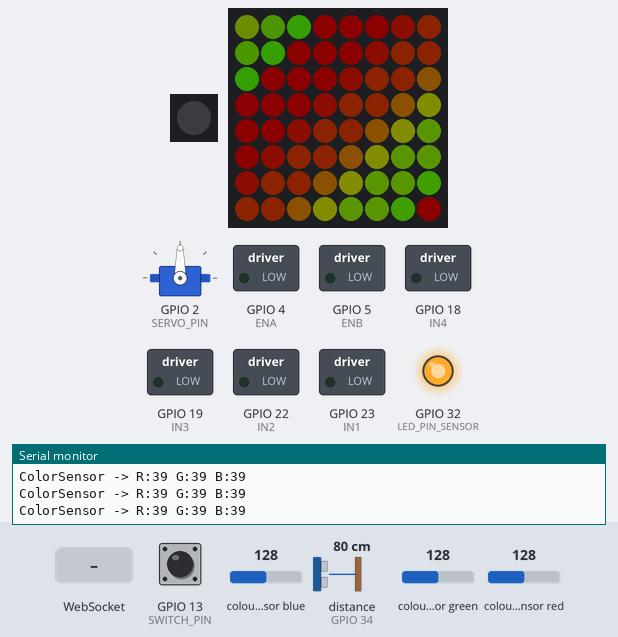
The sketch below on a simulated ESP32. Shown: servo, 1 RGB LEDs in strip order, left to right, 8×8 RGB LED matrix (first LED top left, wired row by row), switched loads named in the sketch (green lamp = pin HIGH), output pins drawn as LEDs (lit = HIGH), the last lines printed to the serial monitor. Wiring (inferred from the names in the program): ultrasonic range finder: trigger GPIO 15; echo GPIO 34; TCS3200 colour sensor: output GPIO 33; S2 GPIO 26; S3 GPIO 25; S0 GPIO 14; S1 GPIO 27. The inputs (shaded band) are chosen by the test bench; at power-on: GPIO 13 (SWITCH_PIN) HIGH, colour sensor blue 128, distance to the obstacle (sensor on GPIO 34) 80 cm, colour sensor green 128, colour sensor red 128. The echo pulse lasts 58.3 µs per cm; dim RGB values are drawn brighter than linear; WiFi joins after 1.5 s; servers stay silent unless stated; pins used as bus, display or sensor lines are not drawn.

Above: at 2.77 s.
2.8 s: GPIO 13 (SWITCH_PIN) pulled LOW for 0.15 s
At 3.6 s:
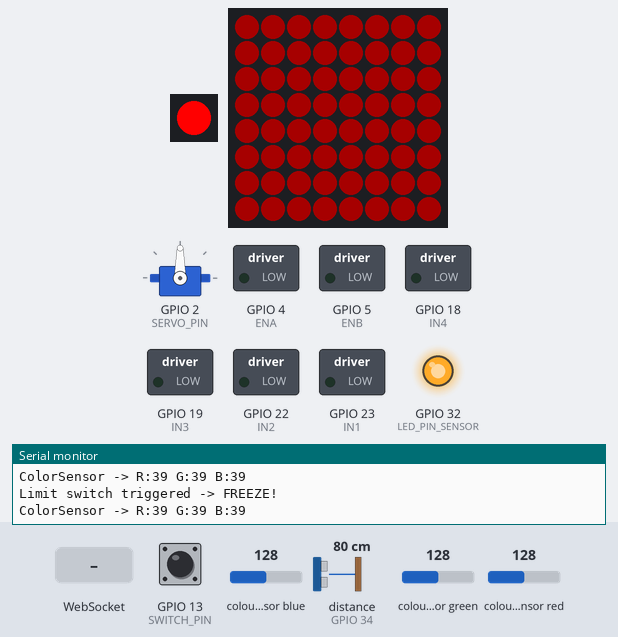
4.4 s: WebSocket text "W" received
5.9 s: WebSocket text "A" received
7.4 s: WebSocket text "S" received
At 34.3 s:
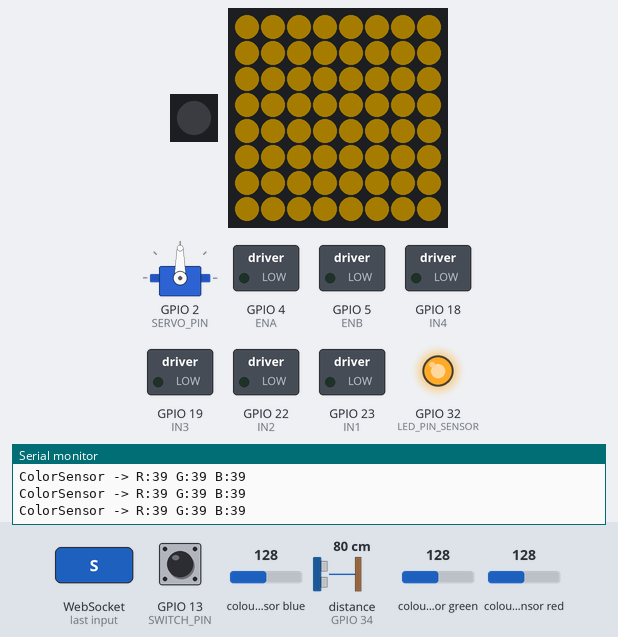
Timing chart, 0 to 34.5 s (numbered marks = the images above; inputs shaded):
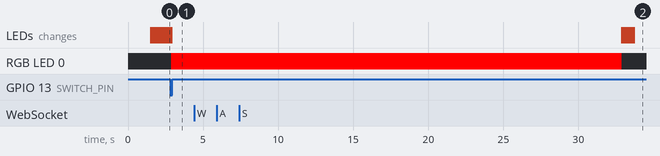

Measured:
- after the input at 2.8 s, the LEDs: first differ from a run without the input after 0.06 s (image 1)

The sketch:

openAIO1code.ino
```cpp
/**************************************************************
 * ESP32 WebSocket Client + Autonomous Sensor Logic
 *
 * Hardware/Pin Definitions remain as you specified:
 *   - Color Sensor: S0=14, S1=27, S2=26, S3=25, OUT=33, LED=32
 *   - Ultrasonic: TRIG=15, ECHO=34
 *   - NeoPixel Strip on pin 16 (1 pixel)
 *   - NeoMatrix 8x8 on pin 21
 *   - Single Limit Switch on pin 13
 *   - Motors: IN1=23, IN2=22, ENA=4, IN3=19, IN4=18, ENB=5
 *   - Servo on pin 2
 **************************************************************/

#include <WiFi.h>
#include <WebSocketsClient.h>
#include <Adafruit_NeoPixel.h>
#include <Adafruit_NeoMatrix.h>
#include <Servo.h>
#include <ezButton.h>

// ------------------ Wi-Fi + WebSocket Config ------------------
const char* WIFI_SSID     = "Hacker";
const char* WIFI_PASSWORD = "mo123456";

// Replace this with the IP address (or hostname) of the machine
// running your Python WebSocket server. If your Python server is at
// 192.168.1.100 on port 8765, you do:
const char* WEBSOCKET_HOST = "192.168.36.113";
uint16_t    WEBSOCKET_PORT = 8765;

// -------------- Pin Definitions (as specified) ---------------
#define S0 14
#define S1 27
#define S2 26
#define S3 25
#define OUT 33
#define LED_PIN_SENSOR 32

#define ULTRASONIC_TRIGGER 15
#define ULTRASONIC_ECHO    34

#define LED_PIN_NEOPIXEL_STRIP 16   // 1 Pixel
#define LED_PIN_NEOMATRIX       21  // 8x8 Matrix
#define SWITCH_PIN              13
#define NUM_LEDS_STRIP          1

#define SERVO_PIN 2

#define IN1 23
#define IN2 22
#define ENA 4
#define IN3 19
#define IN4 18
#define ENB 5

// ------------------- Color Sensor Calibration ---------------
int R_Min = 45, R_Max = 950;
int G_Min = 45, G_Max = 1300;
int B_Min = 40, B_Max = 1150;

int redValue = 0, greenValue = 0, blueValue = 0;

// ------------------ Objects & Global Variables --------------
WebSocketsClient webSocket;
Servo servoMotor;

// NeoPixel Strip
Adafruit_NeoPixel strip(NUM_LEDS_STRIP, LED_PIN_NEOPIXEL_STRIP, NEO_GRB + NEO_KHZ800);

// NeoMatrix
Adafruit_NeoMatrix matrix = Adafruit_NeoMatrix(
  8, 8, LED_PIN_NEOMATRIX,
  NEO_MATRIX_TOP + NEO_MATRIX_LEFT +
  NEO_MATRIX_ROWS + NEO_MATRIX_PROGRESSIVE,
  NEO_GRB + NEO_KHZ800
);

// Limit Switch
ezButton limitSwitch(SWITCH_PIN);

// Tracking ignoring commands if BLUE is seen
bool ignoringCommands = false;
unsigned long ignoringStartTime = 0;
const unsigned long IGNORE_DURATION_MS = 5000; // 5 seconds

// Freeze / Halt logic
bool isFrozen = false;       // for limit switch triggers
unsigned long freezeStartTime = 0;
const unsigned long FREEZE_DURATION_MS = 30000; // 30 seconds

// Basic servo logic
bool servoMovingForward = true;
unsigned long lastServoMoveTime = 0;
const unsigned long servoInterval = 500; // 0.5s

// Movement states
bool isMovingForward = false;

// Matrix Rainbow
unsigned long lastMatrixUpdate = 0;
const unsigned long matrixInterval = 50; // 50ms
uint16_t hue = 0;

// -------------------------------------------------------------------------
// SETUP
// -------------------------------------------------------------------------
void setup() {
  Serial.begin(115200);
  Serial.println("Serial communication started");

  // Initialize limit switch
  limitSwitch.setDebounceTime(50);
  pinMode(SWITCH_PIN, INPUT_PULLUP);

  // Initialize color sensor
  pinMode(S0, OUTPUT);
  pinMode(S1, OUTPUT);
  pinMode(S2, OUTPUT);
  pinMode(S3, OUTPUT);
  pinMode(OUT, INPUT);
  pinMode(LED_PIN_SENSOR, OUTPUT);
  digitalWrite(LED_PIN_SENSOR, HIGH); // Turn on the color sensor LED
  digitalWrite(S0, HIGH);
  digitalWrite(S1, LOW); // Frequency scaling to 20%

  // Initialize ultrasonic
  pinMode(ULTRASONIC_TRIGGER, OUTPUT);
  pinMode(ULTRASONIC_ECHO, INPUT);

  // Initialize motors
  pinMode(IN1, OUTPUT);
  pinMode(IN2, OUTPUT);
  pinMode(ENA, OUTPUT);
  pinMode(IN3, OUTPUT);
  pinMode(IN4, OUTPUT);
  pinMode(ENB, OUTPUT);
  stopAll(); // Start with everything stopped

  // Initialize servo
  servoMotor.attach(SERVO_PIN);
  servoMotor.write(90); // Neutral

  // Initialize NeoPixel Strip
  strip.begin();
  strip.show(); // Off

  // Initialize NeoMatrix
  matrix.begin();
  matrix.setTextWrap(false);
  matrix.setBrightness(40);
  matrix.fillScreen(0);
  matrix.show();

  // Connect to WiFi
  connectToWiFi();

  // Setup WebSocket
  webSocket.onEvent(webSocketEvent);
  // Connect to your Python server
  // (the path "/" can be changed if your Python server expects a different URL)
  webSocket.begin(WEBSOCKET_HOST, WEBSOCKET_PORT, "/");
  webSocket.setReconnectInterval(5000);

  Serial.println("Setup complete.");
}

// -------------------------------------------------------------------------
// LOOP
// -------------------------------------------------------------------------
void loop() {
  limitSwitch.loop();
  webSocket.loop(); // Continuously process WebSocket events

  // Check if ignoring commands due to BLUE color
  if (ignoringCommands && (millis() - ignoringStartTime >= IGNORE_DURATION_MS)) {
    ignoringCommands = false;
    Serial.println("Resuming command acceptance after BLUE detection timeout.");
  }

  // Check if we're frozen by limit switch
  if (isFrozen) {
    // If the 30s freeze is up, unfreeze
    if (millis() - freezeStartTime >= FREEZE_DURATION_MS) {
      isFrozen = false;
      Serial.println("Freeze period ended. Resuming operations.");
      turnNeoPixelOff();
      matrix.fillScreen(0); // Turn off matrix or resume rainbow
      matrix.show();
    } else {
      // While frozen, ensure motors are stopped, do nothing else
      stopAll();
      return;
    }
  }

  // Check limit switch
  if (limitSwitch.isPressed()) {
    Serial.println("Limit switch triggered -> FREEZE!");
    freezeOperations();
  }

  // Check color sensor
  checkColorSensor(); // If BLUE is found, ignoringCommands is set for 5s

  // Check ultrasonic sensor for < 30cm => Attack
  float distance = readUltrasonicDistance();
  if (distance > 0 && distance < 30.0) {
    Serial.println("Ultrasonic < 30cm -> auto Attack!");
    attackServo();
  }

  // NeoMatrix rainbow
  updateNeoMatrix();

  delay(10); // small delay to avoid flooding
}

// -------------------------------------------------------------------------
// WIFI + WEBSOCKET
// -------------------------------------------------------------------------
void connectToWiFi() {
  WiFi.mode(WIFI_STA);
  WiFi.begin(WIFI_SSID, WIFI_PASSWORD);
  Serial.print("Connecting to WiFi...");
  while (WiFi.status() != WL_CONNECTED) {
    delay(500);
    Serial.print(".");
  }
  Serial.println("\nConnected. IP address: " + WiFi.localIP().toString());
}

// WebSocket event callback
void webSocketEvent(WStype_t type, uint8_t * payload, size_t length) {
  switch(type) {
    case WStype_DISCONNECTED:
      Serial.printf("[WebSocket] Disconnected!\n");
      break;
    case WStype_CONNECTED:
      Serial.printf("[WebSocket] Connected to server\n");
      break;
    case WStype_TEXT: {
      // We received a text message from the Python server
      if (length == 0) return;
      String cmd = String((char*)payload).substring(0, length);
      Serial.print("Received WebSocket cmd: ");
      Serial.println(cmd);

      // If we are ignoring commands (BLUE color detected), skip.
      if (ignoringCommands) {
        Serial.println("Ignoring incoming command due to BLUE detection.");
        return;
      }
      // If frozen (limit switch triggered), skip.
      if (isFrozen) {
        Serial.println("Commands ignored - robot is FROZEN by limit switch.");
        return;
      }

      // Otherwise parse the command
      handleWebSocketCommand(cmd);
    } break;
    default:
      break;
  }
}

// Parse the incoming command from the WebSocket server
void handleWebSocketCommand(const String& cmd) {
  if (cmd == "W") {
    moveForward(255); // Full speed
  }
  else if (cmd == "A") {
    turnLeft(100);
  }
  else if (cmd == "S") {
    moveBack(100);
  }
  else if (cmd == "D") {
    turnRight(100);
  }
  else if (cmd == "Space") {
    attackServo();
  }
}

// -------------------------------------------------------------------------
// MOTOR CONTROL
// -------------------------------------------------------------------------

// Move forward at a given speed
void moveForward(int speedVal) {
  Serial.printf("Moving FORWARD at speed %d\n", speedVal);
  isMovingForward = true;

  // Flip logic: originally set to IN1=HIGH, IN2=LOW, etc.
  // Invert them here:
  digitalWrite(IN1, LOW);   // was HIGH
  digitalWrite(IN2, HIGH);  // was LOW
  digitalWrite(IN3, LOW);   // was HIGH
  digitalWrite(IN4, HIGH);  // was LOW

  analogWrite(ENA, speedVal);
  analogWrite(ENB, speedVal);
}

void moveBack(int speedVal) {
  Serial.printf("Moving BACKWARD at speed %d\n", speedVal);
  isMovingForward = false;

  // Flip logic
  digitalWrite(IN1, HIGH);  // was LOW
  digitalWrite(IN2, LOW);   // was HIGH
  digitalWrite(IN3, HIGH);  // was LOW
  digitalWrite(IN4, LOW);   // was HIGH

  analogWrite(ENA, speedVal);
  analogWrite(ENB, speedVal);
}

void turnLeft(int speedVal) {
  Serial.printf("Turning LEFT at speed %d\n", speedVal);
  isMovingForward = false;

  // Flip logic
  digitalWrite(IN1, HIGH);  // was LOW
  digitalWrite(IN2, LOW);   // was HIGH
  digitalWrite(IN3, LOW);   // was HIGH
  digitalWrite(IN4, HIGH);  // was LOW

  analogWrite(ENA, speedVal);
  analogWrite(ENB, speedVal);
}

void turnRight(int speedVal) {
  Serial.printf("Turning RIGHT at speed %d\n", speedVal);
  isMovingForward = false;

  // Flip logic
  digitalWrite(IN1, LOW);   // was HIGH
  digitalWrite(IN2, HIGH);  // was LOW
  digitalWrite(IN3, HIGH);  // was LOW
  digitalWrite(IN4, LOW);   // was HIGH

  analogWrite(ENA, speedVal);
  analogWrite(ENB, speedVal);
}

void stopAll() {
  if (isMovingForward) {
    Serial.println("Stopping all motors.");
  }
  isMovingForward = false;

  digitalWrite(IN1, LOW);
  digitalWrite(IN2, LOW);
  digitalWrite(IN3, LOW);
  digitalWrite(IN4, LOW);

  analogWrite(ENA, 0);
  analogWrite(ENB, 0);
}

// -------------------------------------------------------------------------
// SERVO ATTACK
// -------------------------------------------------------------------------
void attackServo() {
  Serial.println("Attack servo triggered!");
  // Example: do a quick 0 -> 180 -> 90 strike
  servoMotor.write(0);
  delay(200);
  servoMotor.write(180);
  delay(200);
  servoMotor.write(90);
}

// -------------------------------------------------------------------------
// COLOR SENSOR
// -------------------------------------------------------------------------
void checkColorSensor() {
  // Read red
  digitalWrite(S2, LOW);
  digitalWrite(S3, LOW);
  redValue = pulseIn(OUT, HIGH, 100000); // 100ms timeout

  // Read green
  digitalWrite(S2, HIGH);
  digitalWrite(S3, HIGH);
  greenValue = pulseIn(OUT, HIGH, 100000);

  // Read blue
  digitalWrite(S2, LOW);
  digitalWrite(S3, HIGH);
  blueValue = pulseIn(OUT, HIGH, 100000);

  // Debug
  Serial.printf("ColorSensor -> R:%d G:%d B:%d\n", redValue, greenValue, blueValue);

  // If we detect BLUE, ignore commands for 5s
  if (!ignoringCommands) {
    bool isBlue = (blueValue >= B_Min && blueValue <= B_Max &&
                   redValue < R_Min && greenValue < G_Min);
    if (isBlue) {
      ignoringCommands = true;
      ignoringStartTime = millis();
      Serial.println("BLUE detected! Ignoring WS commands for 5s...");
    }
  }
}

// -------------------------------------------------------------------------
// ULTRASONIC
// -------------------------------------------------------------------------
float readUltrasonicDistance() {
  digitalWrite(ULTRASONIC_TRIGGER, LOW);
  delayMicroseconds(2);
  digitalWrite(ULTRASONIC_TRIGGER, HIGH);
  delayMicroseconds(10);
  digitalWrite(ULTRASONIC_TRIGGER, LOW);

  long duration = pulseIn(ULTRASONIC_ECHO, HIGH, 30000); // 30ms timeout
  if (duration == 0) {
    //Serial.println("Ultrasonic timeout");
    return -1;
  }
  float distance = (duration / 2.0) * 0.0343;
  return distance;
}

// -------------------------------------------------------------------------
// FREEZE (LIMIT SWITCH TRIGGER)
// -------------------------------------------------------------------------
void freezeOperations() {
  stopAll();
  isFrozen = true;
  freezeStartTime = millis();

  // Turn entire 8x8 matrix RED, plus the single NeoPixel if desired
  turnNeoPixelRed();
  matrix.fillScreen(matrix.Color(255, 0, 0)); // Full red
  matrix.show();
}

// -------------------------------------------------------------------------
// NEO PIXEL (1 LED) CONTROL
// -------------------------------------------------------------------------
void turnNeoPixelRed() {
  strip.setPixelColor(0, strip.Color(255, 0, 0));
  strip.show();
}

void turnNeoPixelOff() {
  strip.setPixelColor(0, strip.Color(0, 0, 0));
  strip.show();
}

// -------------------------------------------------------------------------
// NEO MATRIX RAINBOW
// -------------------------------------------------------------------------
void updateNeoMatrix() {
  // If we're currently frozen, we skip the rainbow
  if (isFrozen) return;

  unsigned long currentMillis = millis();
  if (currentMillis - lastMatrixUpdate >= matrixInterval) {
    lastMatrixUpdate = currentMillis;

    matrix.fillScreen(0);
    // Draw a rainbow across the matrix
    for(int x=0; x<8; x++) {
      for(int y=0; y<8; y++) {
        uint16_t pixelHue = (hue + (x * 32) + (y * 32)) % 65536;
        matrix.drawPixel(x, y, matrix.ColorHSV(pixelHue));
      }
    }
    matrix.show();
    hue += 256;
  }
}
```
